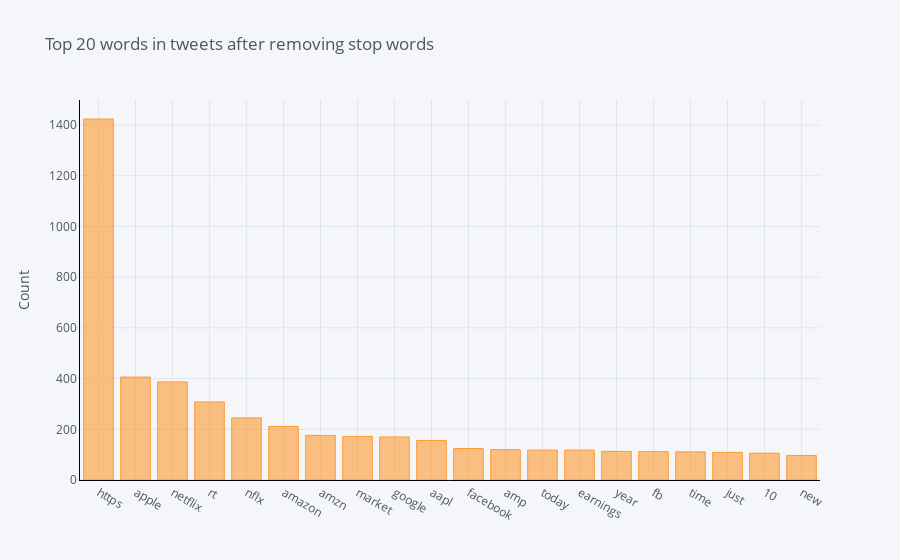

The code cell stored with this chart in its notebook:
### Code cell
# Count the word frequency in all tweets, but removed stop words
def get_top_n_words(corpus, n=None):
    vec = CountVectorizer(stop_words = 'english').fit(corpus)
    bag_of_words = vec.transform(corpus)
    sum_words = bag_of_words.sum(axis=0) 
    words_freq = [(word, sum_words[0, idx]) for word, idx in vec.vocabulary_.items()]
    words_freq =sorted(words_freq, key = lambda x: x[1], reverse=True)
    return words_freq[:n]
common_words = get_top_n_words(df['tweet_text'], 20)
for word, freq in common_words:
    print(word, freq)
df2 = pd.DataFrame(common_words, columns = ['ReviewText' , 'count'])
df2.groupby('ReviewText').sum()['count'].sort_values(ascending=False).iplot(
    kind='bar', yTitle='Count', linecolor='black', title='Top 20 words in tweets after removing stop words')

### Figure 1 — Plotly figure (JSON) as saved in the notebook; plotly's stock layout.template omitted (floating-point values rounded to 4 significant figures)
{"data": [{"marker": {"color": "rgba(255, 153, 51, 0.6)", "line": {"color": "rgba(255, 153, 51, 1.0)", "width": 1}}, "name": "count", "orientation": "v", "text": "", "type": "bar", "x": ["https", "apple", "netflix", "rt", "nflx", "amazon", "amzn", "market", "google", "aapl", "facebook", "amp", "today", "earnings", "year", "fb", "time", "just", "10", "new"], "y": [1424, 406, 387, 308, 245, 211, 176, 172, 170, 156, 124, 120, 118, 118, 113, 112, 111, 109, 106, 97]}], "layout": {"legend": {"bgcolor": "#F5F6F9", "font": {"color": "#4D5663"}}, "paper_bgcolor": "#F5F6F9", "plot_bgcolor": "#F5F6F9", "title": {"font": {"color": "#4D5663"}, "text": "Top 20 words in tweets after removing stop words"}, "xaxis": {"gridcolor": "#E1E5ED", "linecolor": "black", "showgrid": true, "tickfont": {"color": "#4D5663"}, "title": {"font": {"color": "#4D5663"}, "text": ""}, "zerolinecolor": "#E1E5ED"}, "yaxis": {"gridcolor": "#E1E5ED", "linecolor": "black", "showgrid": true, "tickfont": {"color": "#4D5663"}, "title": {"font": {"color": "#4D5663"}, "text": "Count"}, "zerolinecolor": "#E1E5ED"}}}
